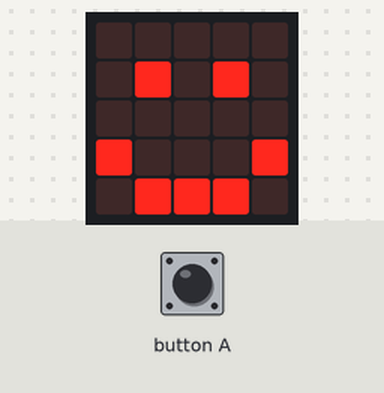
Simulated run of this program. Board: BBC micro:bit (MakeCode). Parts: the board's 5×5 LED display. Inputs (shaded band) come from the test bench. Random numbers come from a fixed seed.

Above: at 1.8 s.
1.9 s: button A pressed for 0.15 s
At 3.2 s:
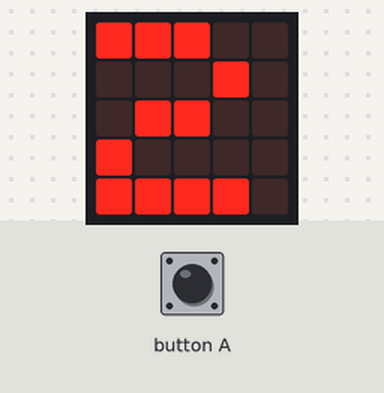
3.5 s: button A pressed for 0.15 s
At 4.6 s:
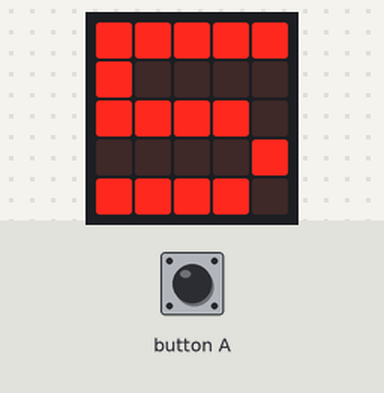
5.1 s: button A pressed for 0.15 s
At 5.8 s:
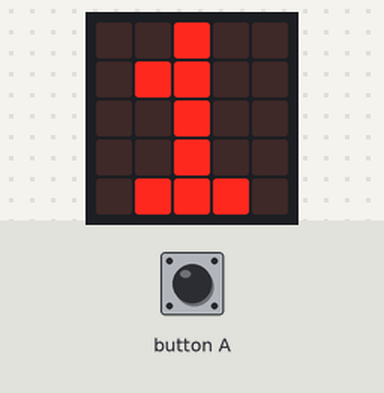
Timing chart, 0 to 8.1 s (numbered marks = the images above; inputs shaded):
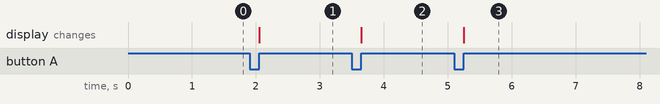

The program:

main.ts
```typescript
// (licence header left out)
// our variable for a random number
let randomnumber: number

basic.clearScreen()
basic.showIcon(IconNames.Happy)

input.onButtonPressed(Button.A, function () {
  randomnumber = randint(1, 6)
  basic.showNumber(randomnumber)
})
```

Measured:
- after the input at 1.9 s, the display: changes after 0.15 s (image 1)
- after the input at 3.5 s, the display: changes after 0.15 s (image 2)
- after the input at 5.1 s, the display: changes after 0.15 s (image 3)
